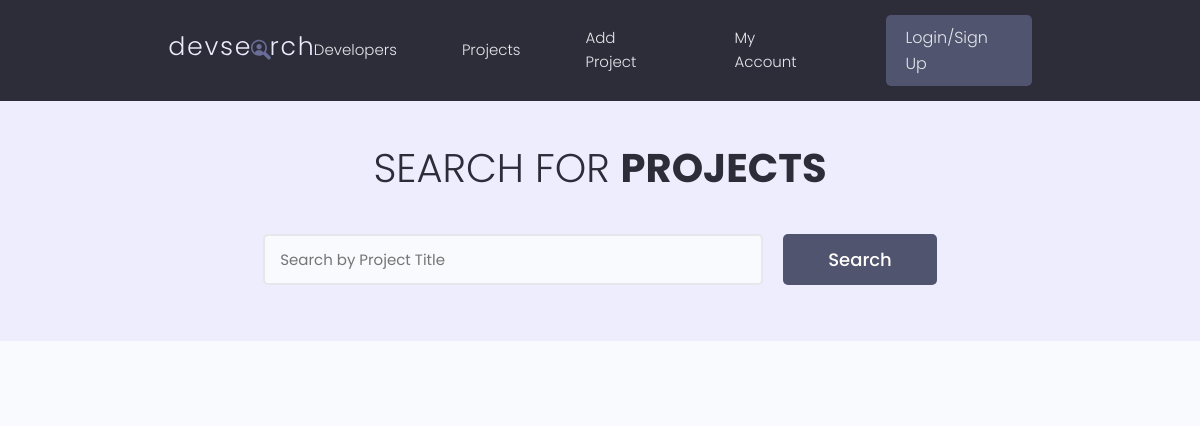
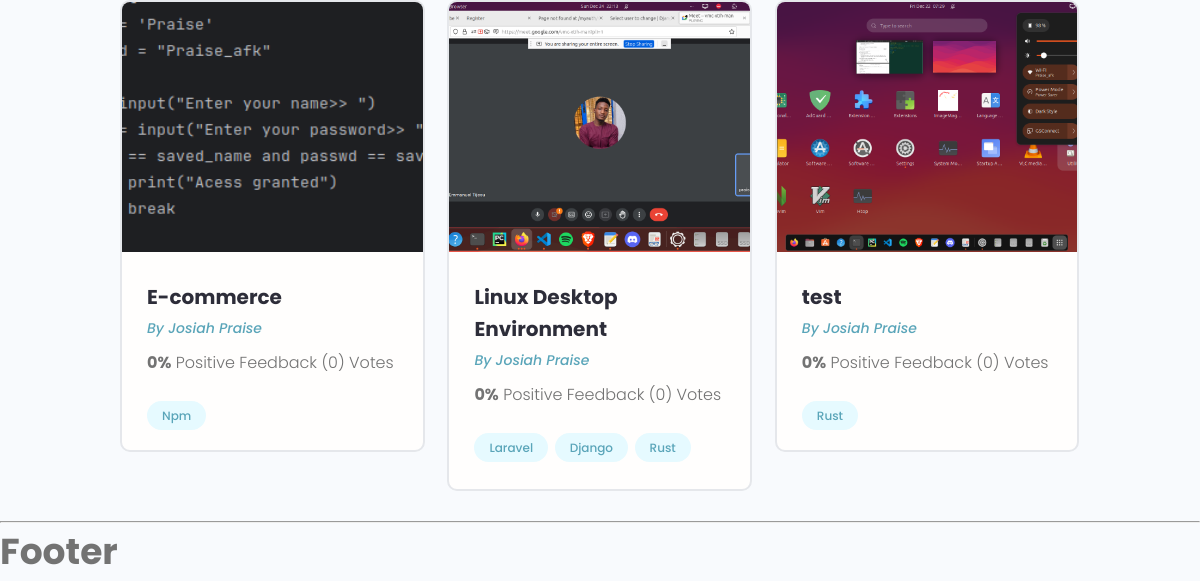
The app's page /projects/, older data (2 pictures, top to bottom).
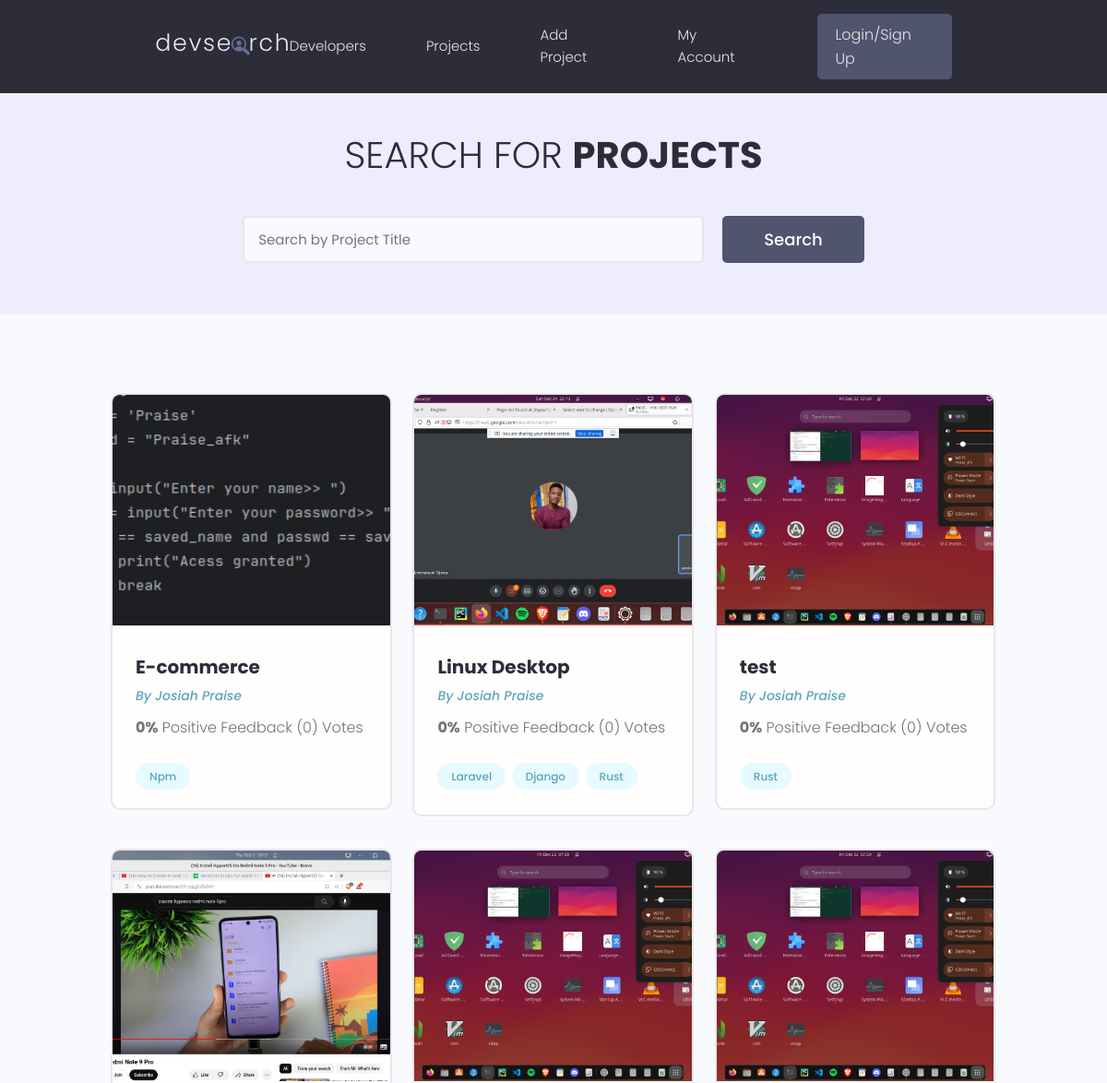
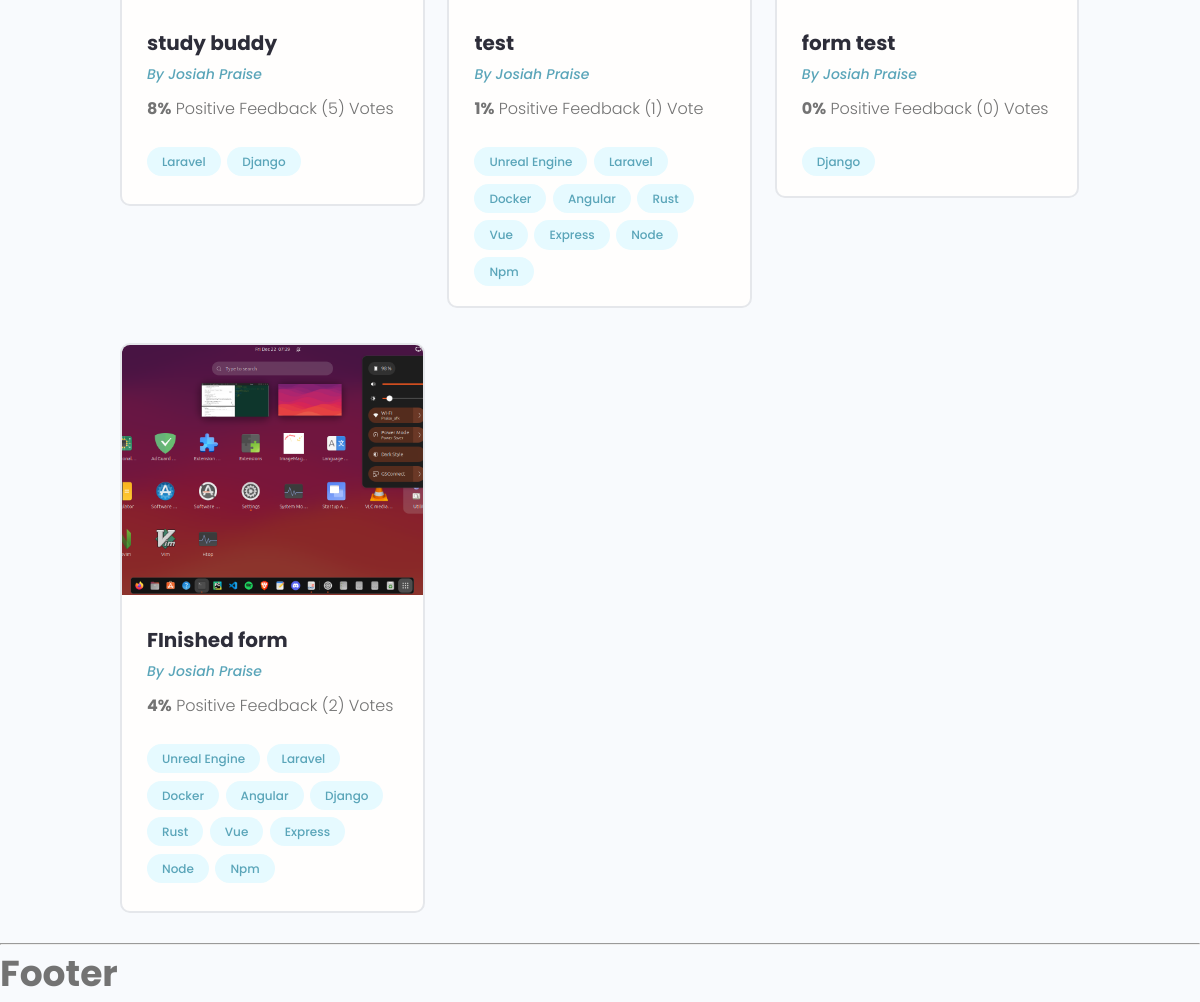
The same page, newer data (2 pictures, top to bottom).
### projects/models.py (models this page shows, shortened)
class Project(models.Model):
    title = models.CharField(max_length=200)
    description = models.TextField(blank=True, null=True)
    demo_link = models.URLField(max_length=2000, null=True, blank=True)
    source_link = models.URLField(max_length=2000, null=True, blank=True)
    tags = models.ManyToManyField('Tag')
    vote_total = models.IntegerField(default=0, null=True, blank=True)
    vote_ratio = models.IntegerField(default=0, null=True, blank=True)
    image = models.ImageField(upload_to= 'project_photos', default='default.png', blank=True, null=True)
    created = models.DateTimeField(auto_now_add=True)
    id = models.UUIDField(default=uuid.uuid4, editable=False, unique=True, primary_key=True)
    def get_absolute_url(self):
        return reverse("projects:project_detail", kwargs={"pk": self.id})

class Tag(models.Model):
    name = models.CharField(max_length=200)
    created = models.DateTimeField(auto_now_add=True)
    id = models.UUIDField(default=uuid.uuid4, unique=True, editable=False, primary_key=True)
    def __str__(self):
        return self.name

### projects/views.py (the view)
# urls.py: path("", views.ProjectListView.as_view(), name='project_list'),
class ProjectListView(ListView):
    model = Project
    context_object_name = 'projects'
    def get_queryset(self) -> QuerySet[Any]:
        return Project.objects.all().order_by('created')

### projects/templates/projects/project_list.html (shortened to what this page needs)
{% extends 'main.html' %}
{% block content %}
<main class="projects">
    <section class="hero-section text-center">
        <div class="container container--narrow">
            <div class="hero-section__box">
                <h2>Search for <span>Projects</span></h2>
            </div>
            <div class="hero-section__search">
                <form id='searchForm' class="form" action="" method="get">
                    <div class="form__field">
                        <input class="input input--text" id="formInput#search" type="text" name="search_query"
                            placeholder="Search by Project Title" value="" />
                    </div>
                    <input class="btn btn--sub btn--lg" type="submit" value="Search" />
                </form>
            </div>
        </div>
    </section>
    <section class="projectsList">
        <div class="container">
            <div class="grid grid--three">
                {% for project in projects %}
                <div class="column">
                    <div class="card project">
                        <a href="{{project.get_absolute_url}}" class="project">
                            <img class="project__thumbnail" src="{{project.image.url}}" alt="project thumbnail" />
                            <div class="card__body">
                                <h3 class="project__title">{{project.title}}</h3>
                                <p><a class="project__author" href="">By Josiah Praise
                                        </a>
                                </p>
                                <p class="project--rating">
                                    <span style="font-weight: bold;">{{project.vote_ratio}}%</span> Positive
                                    Feedback ({{project.vote_total}}) Vote{{project.vote_total|pluralize:"s"}}
                                </p>
                                <div class="project__tags">
                                    {% for tag in project.tags.all %}
                                    <span class="tag tag--pill tag--main">
                                        <small>{{tag}}</small>
                                    </span>
                                    {% endfor %}
                                </div>
                            </div>
                        </a>
                    </div>
                </div>
                {% endfor %}
            </div>
        </div>
    </section>
</main>
{% endblock content %}

Row changes from the older to the newer data that the page shows:
changed Project: title "Linux Desktop Environment" → "Linux Desktop"
added Project: image (picture), title "study buddy", vote_ratio "8", vote_total "5", Tag (name "Laravel"), Tag (name "Django")
added Project: image (placeholder picture), title "test", vote_ratio "1", vote_total "1", Tag (name "Laravel"), Tag (name "Rust"), Tag (name "Npm")
now on this page (row unchanged): Tag: name "Unreal Engine"
now on this page (row unchanged): Tag: name "Docker"
now on this page (row unchanged): Tag: name "Angular"
now on this page (row unchanged): Tag: name "Vue"
now on this page (row unchanged): Tag: name "Express"
now on this page (row unchanged): Tag: name "Node"
added Project: image (placeholder picture), title "form test", vote_ratio "0", vote_total "0", Tag (name "Django")
added Project: image (placeholder picture), title "FInished form", vote_ratio "4", vote_total "2", Tag (name "Laravel"), Tag (name "Django"), Tag (name "Rust"), Tag (name "Npm")
